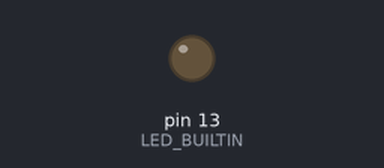
A sketch run on a simulated Arduino Uno, built with avr-gcc and run on an emulated ATmega328P. On the bench: output pins drawn as LEDs (lit = HIGH).

Above: at 0.9 s.
At 7.0 s:
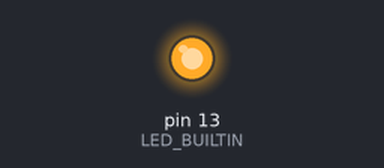
Timing chart, 0 to 8.4 s (numbered marks = the images above):
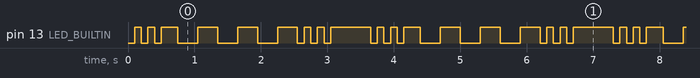

Measured:
- by itself, pin 13 (LED_BUILTIN): repeats every 3.7 s: LOW 0.10 s, HIGH 0.10 s, LOW 0.10 s, HIGH 0.25 s, 3 × (LOW 0.30 s, HIGH 0.30 s), 2 × (LOW 0.10 s, HIGH 0.10 s), LOW 0.10 s, HIGH 0.60 s, LOW 0.10 s, HIGH 0.10 s
- by itself, everything shown: repeats every 3.7 s, in 18 steps

The sketch:

SoS.ino
```cpp
void setup() {
  pinMode(LED_BUILTIN, OUTPUT);
}

// the loop function runs over and over again forever
void loop() {
  for (int i = 0; i < 3; i++) {
    blink(100);
  }
  delay(150);

  for (int i = 0; i < 3; i++) {
    blink(300);
  }

  for (int i = 0; i < 3; i++) {
    blink(100);
  }
  delay(500);
}

void blink(int delay_ms) {
  digitalWrite(LED_BUILTIN, LOW);
  delay(delay_ms);
  digitalWrite(LED_BUILTIN, HIGH);
  delay(delay_ms);
}
```
